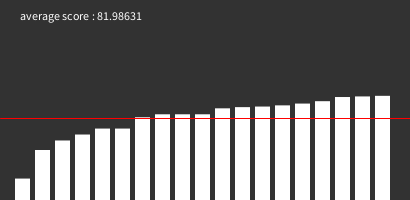
Frame 1 (no input)
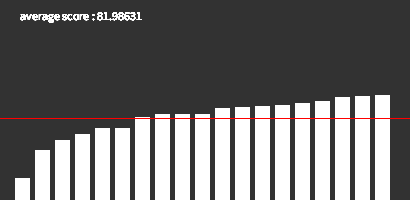
Frame 60 (the mouse pressed at the canvas centre just before this capture)
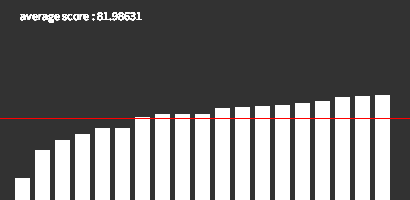
Frame 120 (the mouse held since frame 60 and released just before this capture)

The Processing sketch that drew these frames (run headless with seeded random() and noise(); from frame 60 on, the mouse is pressed at the canvas centre):

// Processing sketch: processing_75691
// ── processing_75691.pde

float scores[] = {
  21.43, 50.00, 59.52, 65.48, 71.43, 71.43, 82.74, 85.71,
  85.71, 85.71, 91.67, 92.86, 93.45, 94.64, 96.43, 98.81,
  102.98, 103.57, 104.17
};
  
float average = 0.0;

void setup() {
  size (410, 200);
  background (50);
  fill (255);
  smooth();
  
}

void draw() {
  
  float xval = 15;
  float sum = 0;
  
  for (int i=0; i<19; i++) {
    noStroke();
    rect (xval, height - scores[i], 15, height);
    xval = xval + 20;
    sum += scores[i];
  }
  
  average = sum/19;
  text ("average score : " + average, 20, 20);
  
  stroke (255,0,0);
  line (0, height - average, width, height - average);
}

//average value = 81.98631
